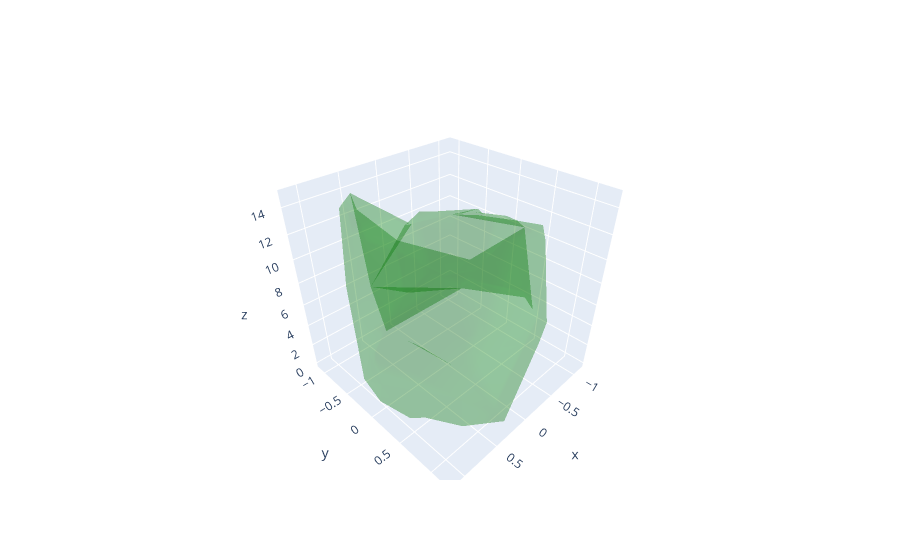

The code cell stored with this chart in its notebook:
### Code cell
# Data for three-dimensional scattered points
z = 15 * np.random.random(100)
x = np.sin(z) + 0.1 * np.random.randn(100)
y = np.cos(z) + 0.1 * np.random.randn(100)
  
fig = go.Figure(data=[go.Mesh3d(x=x, y=y, z=z, color='green',
                                opacity=0.20, alphahull=3)])
  
fig.show()
